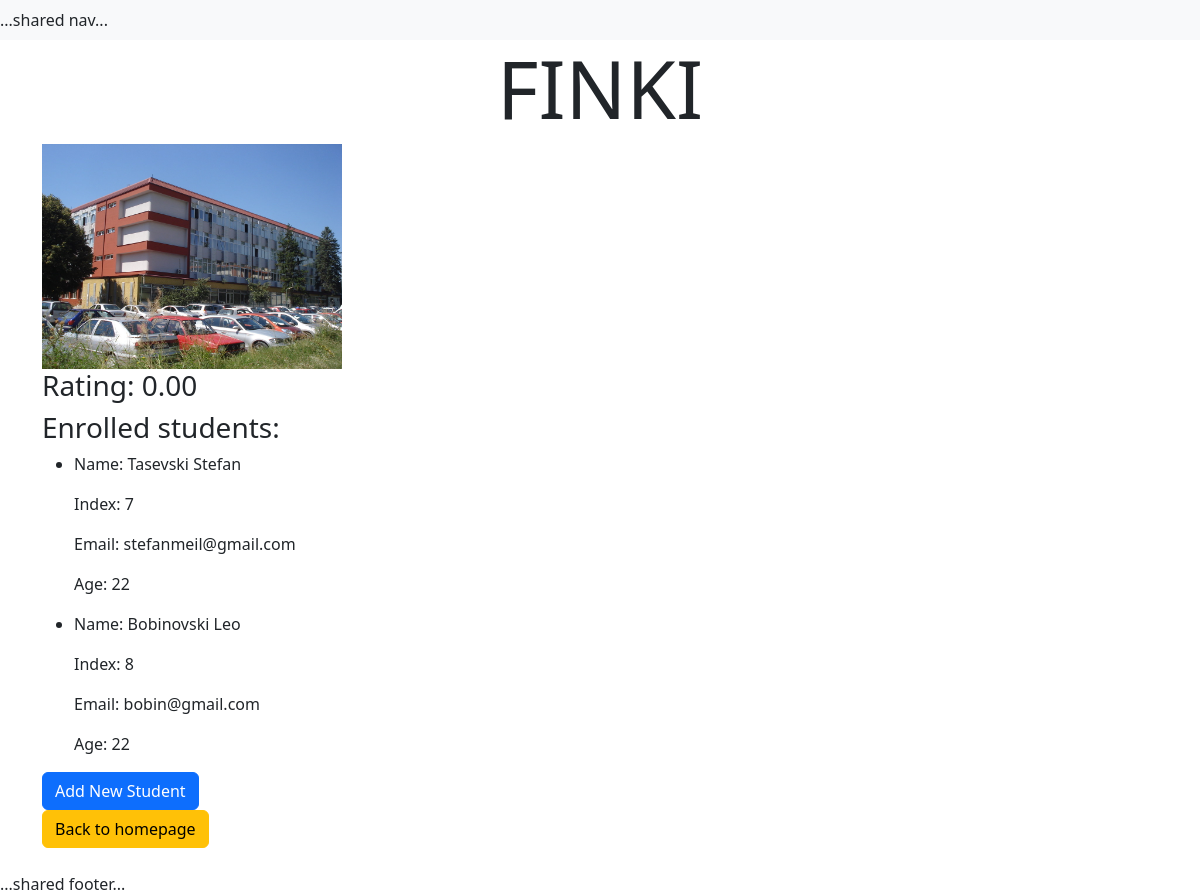
The page /faculty_details/10/ on the database its author committed.
### university/models.py (models this page shows, shortened)
class Faculty(models.Model):
    faculty_name = models.CharField(max_length=50)
    rating = models.DecimalField(
        max_digits=3,
        decimal_places=2,
        default=Decimal('0.00'),
        validators=[
            MinValueValidator(Decimal('0.00')),
            MaxValueValidator(Decimal('10.00'))
        ]
    )

class Location(models.Model):
    address = models.CharField(max_length=50)
    country = models.CharField(max_length=50, blank=True)
    city = models.CharField(max_length=50)
    image = models.ImageField(upload_to="images/", blank=True, null=True)
    faculty = models.OneToOneField(Faculty, on_delete=models.CASCADE,null=True)

class Person(models.Model):
    first_name = models.CharField(max_length=50)
    last_name = models.CharField(max_length=50)
    nickname = models.CharField(max_length=50, blank=True)
    class Meta:
        abstract = True

class Student(Person):
    index = models.BigAutoField(primary_key=True, unique=True)
    first_name = models.CharField(
        max_length=50)
    last_name = models.CharField(max_length=50)
    email = models.EmailField(
        null=True,
        blank=True,
        help_text="The email of the student") #help_text="" vednash pod poleto se naogja
    date_of_birth = models.DateField()
    faculty = models.ForeignKey("Faculty", on_delete=models.CASCADE,
                                related_name="students", null=True)
    GENDER_CHOICES = [
        ("M", "Male"),
        ("F", "Female"),
    ]
    gender = models.CharField(
        max_length=1,
        choices=GENDER_CHOICES
    )
    class YearInSchool(models.TextChoices):
        FRESHMAN = "FR", _("Freshman") # "<value>", _("<label>")
        SOPHOMORE = "SO", _("Sophomore")
        JUNIOR = "JR", _("Junior")
        SENIOR = "SR", _("Senior")
        GRADUATE = "GR", _("Graduate")
    year_in_school = models.CharField(
        max_length=2,
        choices=YearInSchool.choices,
        default=YearInSchool.FRESHMAN,
    )
    def get_age(self):
        delta = timezone.now().date() - self.date_of_birth
        age_in_years = delta.days // 365
        return age_in_years

### university/views.py (the view)
# urls.py: path('faculty_details/<id>/', views.faculty_details, name='faculty_details'),
def faculty_details(request, id):
    try:
        faculty = Faculty.objects.get(id=id)
        students = Student.objects.filter(faculty=faculty)
        context = {
            "faculty": faculty,
            "students": students
        }
    except Faculty.DoesNotExist:
        raise Http404("Faculty does not exist")
    return render(request, "details.html", context)

### university/templates/details.html (shortened to what this page needs)
{% extends 'base.html'  %}
{% block content %}
    <div class="container">
        <h1 class="display-1 text-center">{{ faculty.faculty_name }}</h1>
        {% if faculty.location and faculty.location.image %}
            <img style="width:300px;" src="{{ faculty.location.image.url }}" alt="..."/>
        {% endif %}
        <h3>Rating: {{ faculty.rating }}</h3>
        <h3>Enrolled students: </h3>
        <ul>
        {% if students %}
             {% for student in students %}
                <li>
                    <p>Name: {{ student.last_name }} {{ student.first_name }}</p>
                    <p>Index: {{ student.index }}</p>
                    <p>Email: {{ student.email }}</p>
                    <p>Age: {{ student.get_age }}</p>
                </li>
            {% endfor %}
        {% else %}
           <p class="text-danger">There are no students enrolled in this faculty.</p>
        {% endif %}
        </ul>
        <form method="POST" action="{% url 'university:add_student' faculty.id %}">
            <button class="btn btn-primary">Add New Student</button>
        </form>
        <a class="btn btn-warning" href="{% url 'university:index' %}">Back to homepage</a>
    </div>
{% endblock %}

### rows shown on the page
Faculty: faculty_name "FINKI", location.image (picture), rating "0.00"
Student: last_name "Tasevski", first_name "Stefan", index "7", email "stefanmeil@gmail.com", get_age "22"
Student: last_name "Bobinovski", first_name "Leo", index "8", email "bobin@gmail.com", get_age "22"
